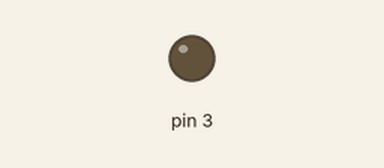
Bench run of a sketch on a simulated Arduino Uno, built with avr-gcc and run on an emulated ATmega328P. Parts: output pins drawn as LEDs (lit = HIGH).

Above: at 0.15 s.
At 16.14 s:
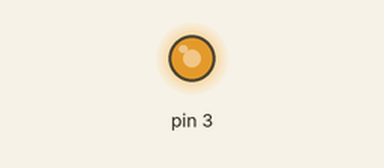
Timing chart, 0 to 16.0 s (numbered marks = the images above):
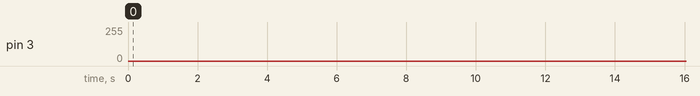

The sketch:

Blink_2.ino
```cpp
#include<blink.h>
Blink pin (3);
void setup() {
  // put your setup code here, to run once:

}

void loop() {
  // put your main code here, to run repeatedly:
pin.breath_blink(ON,2);
}
```

blink.h
```cpp
// (licence header left out)
#ifndef Blink_h
#define Blink_h

#include <Arduino.h>

#define ON true
#define OFF false

class Blink
{
public:
	Blink(int pin);  //Constructor. attach pin to blink
	void blink();
	void breath_blink (bool value, int blinklength);
	void blink(bool value);  //enable blinking with 1s duration
	void blink(bool value, int blinkLength);   //enable blinking with blink duration
	void blink(bool value, int blinkLength, int blinkLoops);  //enable blinking with blink duration and number of loops
private:
	uint8_t pinNumber;
};

#endif
```
